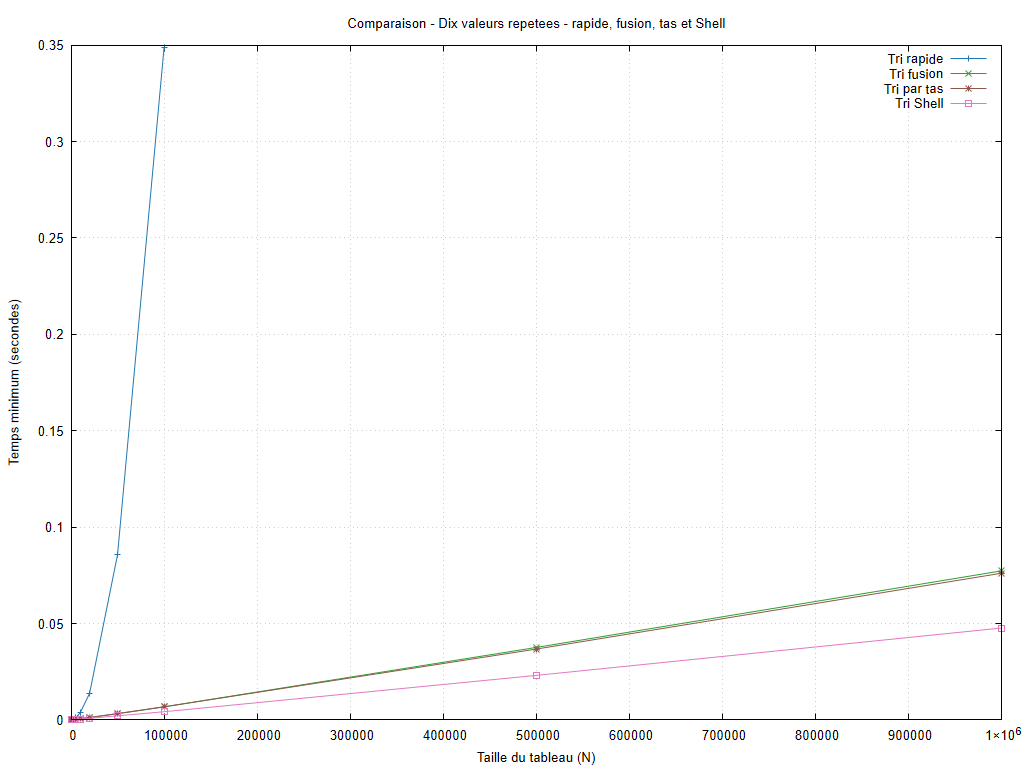

Write the gnuplot code that produced this figure.
set encoding utf8
set terminal pngcairo size 1024,768 font 'Arial,10'
set output 'graphiques/20261011_212626/configurations/valeurs_repetees_rapides.png'
set datafile missing 'non_mesure'
set datafile separator ';'
set title 'Comparaison - Dix valeurs repetees - rapide, fusion, tas et Shell'
set xlabel 'Taille du tableau (N)'
set ylabel 'Temps minimum (secondes)'
set grid
set yrange [0:*]
plot 'resultats/20261011_212626/valeurs_repetees.csv' every ::1 using 1:8 title 'Tri rapide' with linespoints lc rgb '#1f77b4', 'resultats/20261011_212626/valeurs_repetees.csv' every ::1 using 1:10 title 'Tri fusion' with linespoints lc rgb '#2ca02c', 'resultats/20261011_212626/valeurs_repetees.csv' every ::1 using 1:12 title 'Tri par tas' with linespoints lc rgb '#8c564b', 'resultats/20261011_212626/valeurs_repetees.csv' every ::1 using 1:14 title 'Tri Shell' with linespoints lc rgb '#e377c2'
unset output
